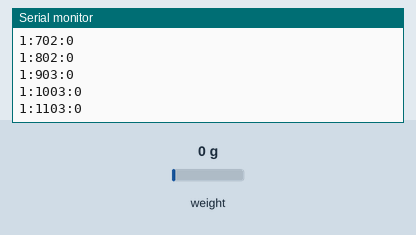
Recording of a sketch running on a simulated Arduino Mega 2560, built with avr-gcc and run on an emulated ATmega2560. Shown: the last lines printed to the serial monitor. Inputs (shaded band) come from the test bench; at power-on: weight on the scale 0 g.

Above: at 1.2 s.
1.3 s: weight on the scale set to 100 g
At 1.31 s:
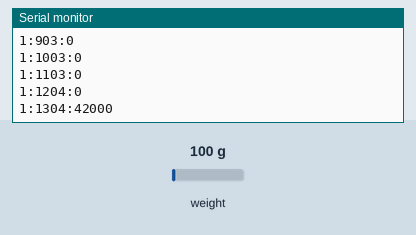
2.8 s: weight on the scale set to 1250 g
At 2.82 s:
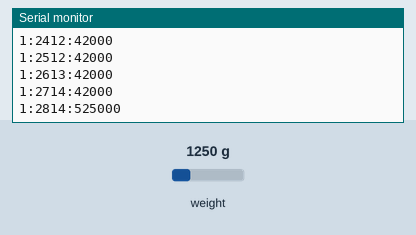
Timing chart, 0 to 5.8 s (numbered marks = the images above; inputs shaded):
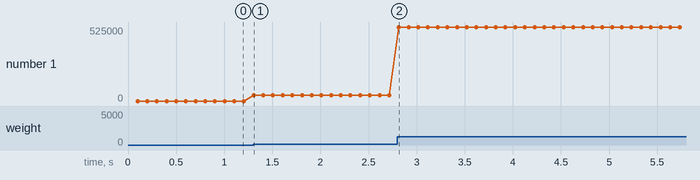

The sketch:

multiCellReader.ino
```cpp
// Last Edited: 20200616 Ellande Tang
// Code Reads each cell in sequence and prints out reading, load cell number, and time from arduino clock
// Code assumes an Arduino mega or equivalent

// Includes appropriate package to interface with ADC chip
#include "HX711.h"

// HX711 circuit wiring
const int LOAD_DATA_1 = 8;
const int LOAD_SCK_1 = 7;

const int LOAD_DATA_2 = 40;
const int LOAD_SCK_2 = 41;

const int LOAD_DATA_3 = 42;
const int LOAD_SCK_3 = 43;

const int LOAD_DATA_4 = 44;
const int LOAD_SCK_4 = 45;

const int LOAD_DATA_5 = 46;
const int LOAD_SCK_5 = 47;

const int LOAD_DATA_6 = 48;
const int LOAD_SCK_6 = 49;

const int LOAD_DATA_7 = 50;
const int LOAD_SCK_7 = 51;

const int LOAD_DATA_8 = 52;
const int LOAD_SCK_8 = 53;

unsigned long time;

// Read only the first chip
HX711 load1;
/*
HX711 load2;
HX711 load3;
HX711 load4;
HX711 load5;
HX711 load6;
HX711 load7;
HX711 load8;
*/

void setup() {
  Serial.begin(57600);
  load1.begin(LOAD_DATA_1, LOAD_SCK_1);
  /*
  load2.begin(LOAD_DATA_2, LOAD_SCK_2);
  load3.begin(LOAD_DATA_3, LOAD_SCK_3);
  load4.begin(LOAD_DATA_4, LOAD_SCK_4);
  load5.begin(LOAD_DATA_5, LOAD_SCK_5);
  load6.begin(LOAD_DATA_6, LOAD_SCK_6);
  load7.begin(LOAD_DATA_7, LOAD_SCK_7);
  load8.begin(LOAD_DATA_8, LOAD_SCK_8);
  */
}

void loop() {

  if (load1.is_ready()) {
    long reading = load1.read();
    Serial.print("1:");
    time = millis();
    Serial.print(time);
    Serial.print(":");
    Serial.println(reading);
  }
  //delay(25);

  /*
  if (load2.is_ready()) {
    long reading = load2.read();
    Serial.print("2:");
    time = millis();
    Serial.print(time);
    Serial.print(":");
    Serial.println(reading);
  }
  //delay(25);
  if (load3.is_ready()) {
    long reading = load3.read();
    Serial.print("3:");
    time = millis();
    Serial.print(time);
    Serial.print(":");
    Serial.println(reading);
  }
  //delay(25);
  if (load4.is_ready()) {
    long reading = load4.read();
    Serial.print("4:");
    time = millis();
    Serial.print(time);
    Serial.print(":");
    Serial.println(reading);
  }
  //delay(25);

  if (load5.is_ready()) {
    long reading = load5.read();
    Serial.print(reading);
    Serial.print(" ");
  }

  if (load6.is_ready()) {
    long reading = load6.read();
    Serial.print(reading);
    Serial.print(" ");
  }

  if (load7.is_ready()) {
    long reading = load7.read();
    Serial.print(reading);
    Serial.print(" ");
  }

  if (load8.is_ready()) {
    long reading = load8.read();
    Serial.println(reading);
  }
  */
  //delay(100);

}
```

Measured:
- after the input at 1.3 s, the serial monitor: prints a new line at once (image 1)
- plotted number 1: 0 → 42000 after the input at 1.3 s
